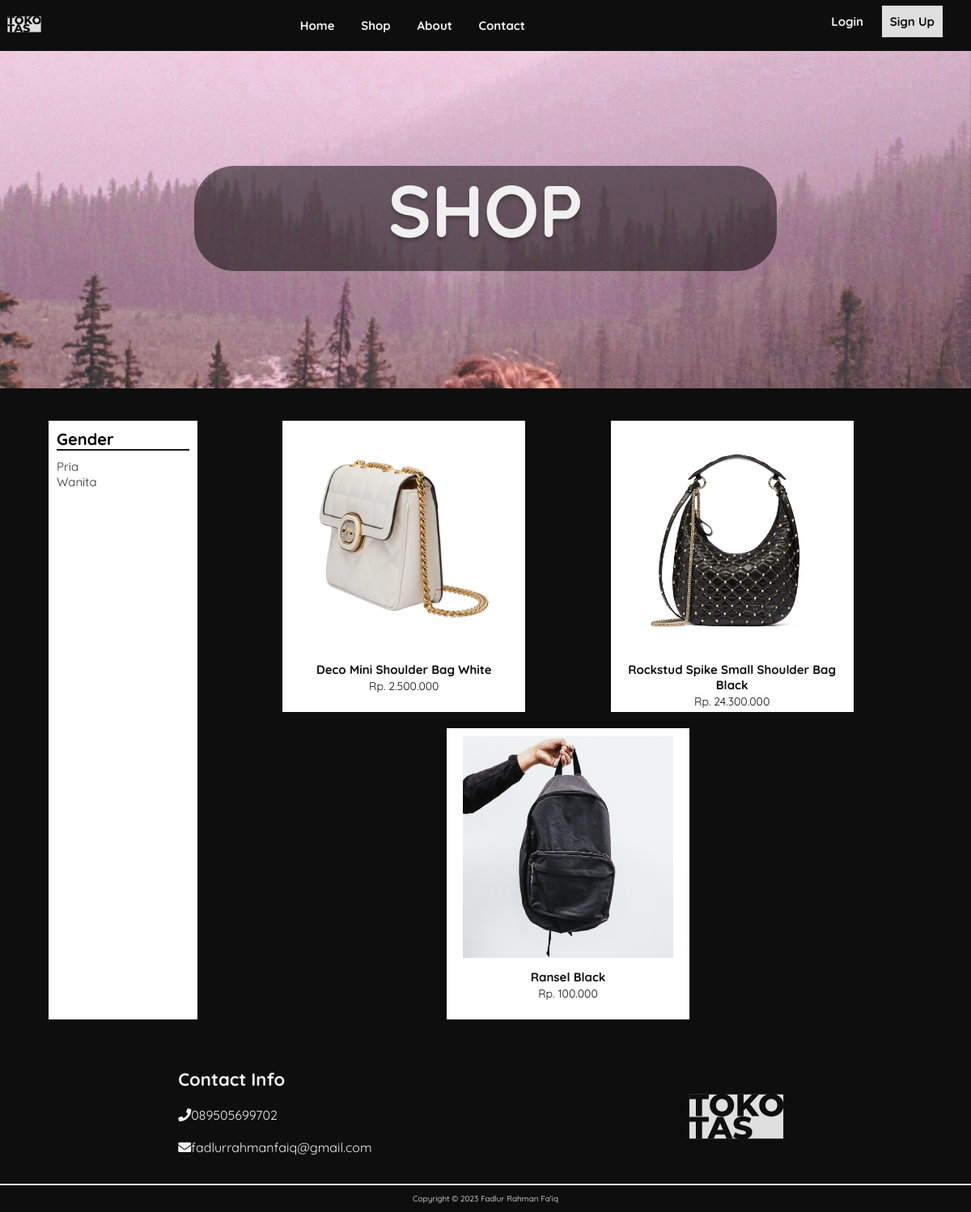
The app's page /shop/index.php with its own data.
### tables this page shows
CREATE TABLE `barang` (
  `kd_barang` varchar(255) NOT NULL,
  `nama_barang` varchar(100) NOT NULL,
  `harga_barang` int(100) NOT NULL,
  `stok_barang` int(11) NOT NULL,
  `gambar_barang` varchar(255) NOT NULL,
  `kategori` varchar(20) NOT NULL,
  `id_user` int(200) NOT NULL
);

### functions/functions.php (called while the page is built, shortened)
<?php
$conn = mysqli_connect('localhost', 'root', '', 'penjualan_tas');
function query($query)
{
    global $conn;
    $result = mysqli_query($conn, $query);
    $rows = [];
    while ($row = mysqli_fetch_assoc($result)) {
        $rows[] = $row;
    }
    return $rows;
}

### shop/index.php (the view, shortened to what this page needs)
<?php
require '../functions/functions.php';
$items = query("SELECT * FROM barang");
if (isset($_SESSION["login"])) {
    if ($_SESSION['role'] == "Admin") {
        $name = $_SESSION['name'];
        $oke = '
                    <div class="dropdown-content">
                        <a href="../myorder/" class="droplink">Pesanan Saya</a>
                        <a href="../admin/index.php" class="droplink">Dashboard Admin</a>
                        <a href="../logout.php" class="droplink">Logout</a>
                    </div>
                ';
    } else {
        $name = $_SESSION['name'];
        $oke = '
                <div class="dropdown-content">
                    <a href="../myorder/" class="droplink">Pesanan Saya</a>
                    <a href="../logout.php" class="droplink">Logout</a>
                </div>
            ';
    }
} else {
    $name = '';
    $oke = '<a href="../signin/" class="login">login</a>
            <a href="../signup/" class="signup">sign up</a>';
}
?>
<!DOCTYPE html>
<html lang="en">
<head>
    <link rel="stylesheet" href="https://unpkg.com/swiper/swiper-bundle.min.css" />
    <link rel="stylesheet" href="https://cdnjs.cloudflare.com/ajax/libs/font-awesome/5.15.4/css/all.min.css">
    <link rel="stylesheet" href="../css/style.css">
</head>
<body>
    <header class="header">
        <div class="logoContent">
            <a href="../../projekRPL/" class="logo">
                <img src="../img/LOGOTT.svg" alt="">
            </a>
        </div>
        <nav class="navbar">
            <a href="../../projekRPL/" class="navstyle">home</a>
            <a href="#" class="navstyle">shop</a>
            <a href="../../projekRPL/#about" class="navstyle">about</a>
            <a href="#contact" class="navstyle">contact</a>
        </nav>
        <div class="icon">
            <div class="dropdown">
                <button class="dropbtn"><?= $name; ?></button>
                <?= $oke; ?>
            </div>
        </div>
    </header>
    <div class="container-shop">
        <div class="header-shop">
            <h1>SHOP</h1>
        </div>
    </div>
    <div class="container-shop-menu">
        <div class="shop-menus">
            <aside>
                <div class="garis-bawah">
                    <h3>Gender</h3>
                </div>
                <ul>
                    <li><a href="#">Pria</a></li>
                    <li><a href="#">Wanita</a></li>
                </ul>
            </aside>
            <div class="shop-menu">
                <?php foreach ($items as $item) : ?>
                    <form action="detailproduct/" method="post">
                        <button class="button-product">
                            <div class="box">
                                <div class="img">
                                    <img src="../img/<?= $item['gambar_barang']; ?>" alt="">
                                </div>
                                <div class="shop-content">
                                    <h3><?= $item['nama_barang']; ?></h3>
                                    <p>Rp. <?= number_format($item['harga_barang'], 0, '', '.') ?></p>
                                </div>
                            </div>
                        </button>
                    </form>
                <?php endforeach; ?>
            </div>
        </div>
    </div>
    <footer class="footer" id="contact">
        <div class="blur">
            <div class="box-container">
                <div class="mainBox">
                    <h3>Contact Info</h3>
                    <a href="https://wa.me/089505699702?text=Bang%20beli%20bang" target="_blank"> <i class="fas fa-phone"></i>089505699702</a>
                    <a href="mailto:fadlurrahmanfaiq@gmail.com"> <i class="fas fa-envelope"></i>fadlurrahmanfaiq@gmail.com</a>
                </div>
                <div class="logo-box">
                    <a href="../../projekRPL/" class="logo"><img src="../img/LOGOTT.svg" alt=""></a>
                </div>
            </div>
            <div class="credit">
                <p class="copy">Copyright &copy; 2023 Fadlur Rahman Fa'iq</p>
            </div>
        </div>
    </footer>
</body>
</html>

### css/style.css (style rules this page uses)
:root { --black: #1B1722; --white : #F0F0F0; --box-shadow: 0px 4px 4px rgba(0, 0, 0, 0.25); }
* { font-family: 'Quicksand', sans-serif; margin: 0; padding: 0; box-sizing: border-box; outline: none; border: none; text-decoration: none; text-transform: capitalize; transition: .2s linear; }
html { font-size: 62.5%; overflow-x: hidden; scroll-padding-top: 7rem; scroll-behavior: smooth; background-color: rgba(14,14,14,255); }
.header { top: 0;right: 0;left: 0; background-color: rgba(14,14,14,255); display: flex; align-items: center; justify-content: space-between; position: fixed; padding: 0.5rem ; z-index: 999; }
.header .logoContent { display: flex; align-items: center; }
.header .logoContent .logo img { height: 5rem; }
.header .navbar .navstyle { font-size: 1.5rem; margin-right: 3rem; color: var(--white); font-weight: bold; }
.header .icon .login { font-size: 1.5rem; margin-right: 2rem; color: var(--white); font-weight: bold; }
.header .icon .signup { background-color: rgba(223,223,223,255); padding: 1rem 1rem 1rem 1rem; font-size: 1.5rem; margin-right: 3rem; color: rgba(14,14,14,255); font-weight: bold; }
.dropbtn { background-color: transparent; color: white; padding: 1.5rem; border: none; cursor: pointer; font-size: 1.5rem; color: var(--white); font-weight: bold; }
.dropdown { position: relative; display: inline-block; }
.footer .box-container { display: flex; justify-content: space-evenly; gap: 15rem; }
.footer .box-container .mainBox { padding: 10px; }
.footer .box-container .mainBox h3 { font-size: 2.2rem; color: var(--white); padding: 1rem 0; }
.footer .box-container .mainBox a { display: block; font-size: 1.6rem; color: var(--white); padding: 1rem 0; text-transform: none; }
.footer .box-container .logo-box { padding: 10px; }
.footer .box-container .logo-box img { height: 14rem; }
.footer .credit { border-top: 2px solid rgba(223,223,223,255); font-size: 1.5rem; padding: 1rem; color: var(--white); text-align: center; }
.copy { color: var(--white); text-align: center; font-size: 1rem; }
.container-shop { min-height: 60vh; display: flex; align-items: center; background: url(../img/bgshop.jpg) no-repeat; background-size: cover; background-position: center center; background-attachment: fixed; padding-top: 60px; }
.container-shop .header-shop { padding: 4rem; width: 60%; float: left; text-align: center; position: absolute; right: 50%; transform: translate(50%,0); background-color: rgba(0, 0, 0, 0.5); border-radius: 50px; }
.container-shop .header-shop h1 { font-size: 9rem; font-weight: bolder; margin-bottom: 2rem; line-height: 3rem; color: var(--white); text-shadow: var(--box-shadow); }
.container-shop-menu { display: flex; justify-content: center; margin: 40px 0; }
.shop-menus { display: flex; justify-content: center; width: 90%; }
aside { background-color: #ffffff; padding: 1rem; width: 20%; margin-right: 20px; }
aside .garis-bawah { border-bottom: 2px solid var(--black); margin-bottom: 1rem; }
aside h3 { font-size: 2rem; }
aside ul { list-style-type: none; margin: 0; padding: 0; }
aside ul li a { color: #333; text-decoration: none; font-size: 1.5rem; }
.shop-menus .shop-menu { width: 97%; display: flex; flex-wrap: wrap; justify-content: space-evenly; gap: 20px; }
.shop-menus .shop-menu .box { display: flex; flex-direction: column; width: 30rem; height: 36rem; align-items: center; text-align: center; position: relative; background-color: #ffffff; padding: 10px 0px 10px 0px; }
.shop-menus .shop-menu .img img { height: 95%; width: 95%; }
.shop-menus .shop-menu .shop-content h3 { font-size: 1.5rem; color: rgba(14,14,14,255); }
.shop-menus .shop-menu .shop-content p { font-size: 1.4rem; line-height: 1.6; color: rgba(14,14,14,255); }

### records on screen
barang: gambar_barang (picture), nama_barang "Deco Mini Shoulder Bag White", harga_barang "2.500.000"
barang: gambar_barang (picture), nama_barang "Rockstud Spike Small Shoulder Bag Black", harga_barang "24.300.000"
barang: gambar_barang (picture), nama_barang "Ransel Black", harga_barang "100.000"
